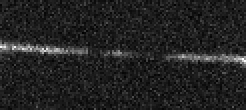
%> input picture Forces_Fig4/FtsZ-YFP-mts/Total_Intensity/D1/0_green_t.tif, 123 x 55 px (shown 2 times larger); its folder holds 4 pictures in this run
$ octave ti.m   (GNU Octave 9; MATLAB toolbox functions it lacks are replaced by stand-ins)
%> lines starting %> are read from the running program, lines starting %| are printed output that depends on the picture; in (x1, y1, x2, y2) boxes, pixels count from 0 and x2, y2 are one past the last pixel; in counts of white or black regions, pixels touching at a corner belong together; the program's own positions count from 1
clear;
close all;

names=dir('*.tif');

g_0=zeros(length(names)/2,1);


for i=1:length(names)/2

      GV=imread(names(2*i-1).name);
%> GV is the input picture: size 55x123 uint16; min 123, max 2779, mean 486.3
      RD=imread(names(2*i).name);
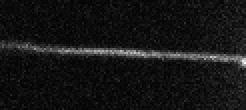
%> input picture Forces_Fig4/FtsZ-YFP-mts/Total_Intensity/D1/0_red_t.tif, 123 x 55 px (shown 2 times larger)
%> RD is the input picture: size 55x123 uint16; min 106, max 3951, mean 431.2


      B=GV(1:10,:);

      back=mean(mean(GV));
%> back = 486.3

      GV=GV-back;
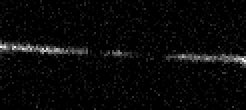
%> GV: size 55x123 uint16 (shown 2 times larger); min 0, max 2293, mean 77.8; drawn with min black and max white

      BW=imbinarize(RD);
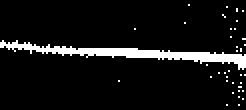
%> BW: size 55x123 logical (shown 2 times larger); 7.9% white; 37 white regions (36 under 20 px), largest, box (x1, y1, x2, y2) and area: (0, 20, 123, 35) 492

      masking=find(BW==0);
%> masking = 6232 values from 1 to 6765

      GV(masking)=0;
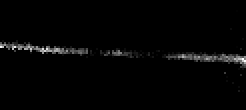
%> GV: size 55x123 uint16 (shown 2 times larger); min 0, max 2293, mean 39.7; drawn with min black and max white


      g_0(i)=sum(sum(double(GV)));


end
%> pass 2 of the loop `for i=1:length(names)/2`:
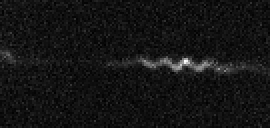
%> input picture Forces_Fig4/FtsZ-YFP-mts/Total_Intensity/D1/1_green_t.tif, 135 x 64 px (shown 2 times larger)
%> GV is the input picture: size 64x135 uint16; min 136, max 4346, mean 480.9
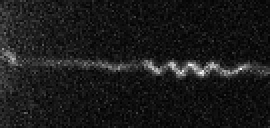
%> input picture Forces_Fig4/FtsZ-YFP-mts/Total_Intensity/D1/1_red_t.tif, 135 x 64 px (shown 2 times larger)
%> RD is the input picture: size 64x135 uint16; min 112, max 3014, mean 414.8
%> back = 480.9
%> `BW=imbinarize(RD);`:
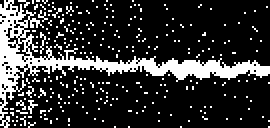
%> BW: size 64x135 logical (shown 2 times larger); 19.9% white; 264 white regions (263 under 20 px), largest, box (x1, y1, x2, y2) and area: (0, 0, 135, 64) 1273
%> masking = 6923 values from 1 to 8639
